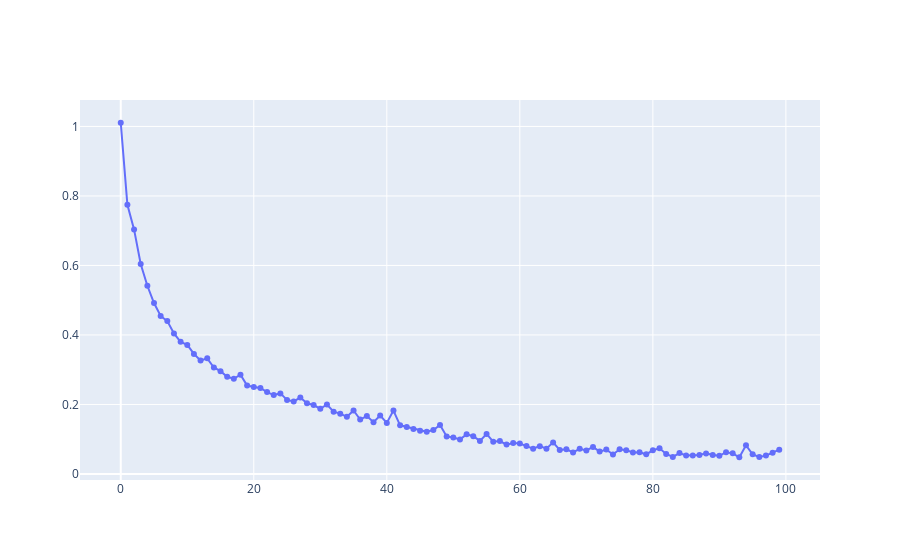

Write notebook code for a chart like this one.
### Code cell
figure = go.Figure(
    data=[
        go.Scatter(y=train_lossess, mode="lines+markers", name="train"),
        # go.Scatter(
        #     y=val_lossess,
        #     mode="lines+markers",
        #     name="val"
        # ),
    ]
)
figure.show()
